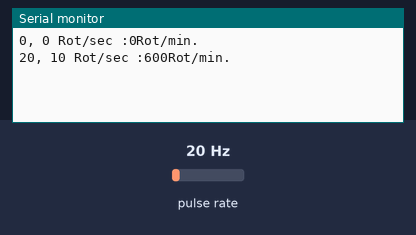
Recording of a sketch running on a simulated ESP8266 (NodeMCU). Parts: the last lines printed to the serial monitor. Wiring (inferred from the names in the program): pulse sensor: data GPIO 2. The inputs (shaded band) are chosen by the test bench; at power-on: pulse rate 20 Hz.

Above: at 1.2 s.
1.3 s: pulse rate (sensor on GPIO 2) set to 4 Hz
At 2.6 s:
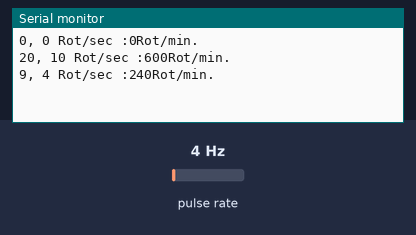
2.8 s: pulse rate (sensor on GPIO 2) set to 50 Hz
At 3.8 s:
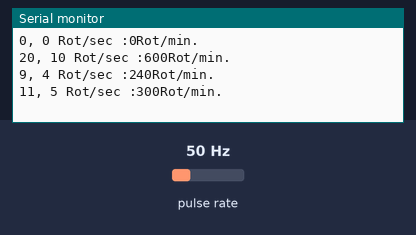
Timing chart, 0 to 5.8 s (numbered marks = the images above; inputs shaded):
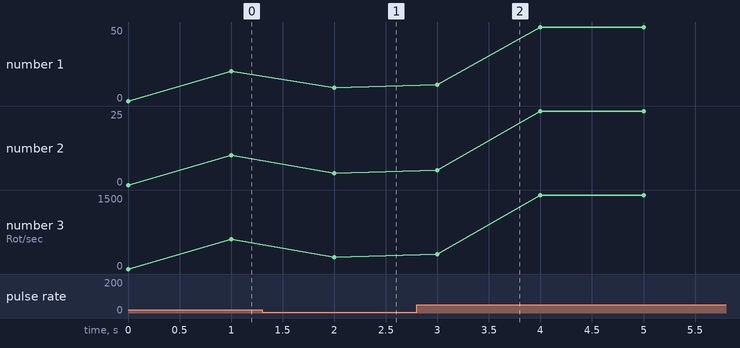

The sketch:

rpm_conter_hw201.ino
```cpp
// to acces to /dev/ttyUSB0 from user 'sudo usermod -a -G dialout $USER'
// IR sensor HW-201 at #2
// DoIt ESP32 DevKit V1

#define SENSOR_PIN 2 //

unsigned long lastflash;
int RPM;
void ICACHE_RAM_ATTR sensor_update() {
  RPM++;
}

void setup() {
  // initialize serial communication at 9600 bits per second:
  Serial.begin(9600);
  pinMode(SENSOR_PIN, INPUT_PULLUP);
  attachInterrupt(digitalPinToInterrupt(SENSOR_PIN), sensor_update, RISING);
}

void loop() {
  noInterrupts();
  int wings= 2;  // no of wings of rotating object, for disc object use 1 with white tape on one side
  int RPMnew = RPM/wings;  //here we used fan which has 3 wings
  Serial.print(RPM);
  Serial.print(", ");
  Serial.print(RPMnew);
  Serial.print(" Rot/sec :");  //Revolutions per second
  Serial.print((RPMnew*60));
  Serial.println("Rot/min. ");   //Revolutions per minute
  RPM=0;
  interrupts();
  delay(1000); //1 sec for real test
}
```

Measured:
- after the input at 1.3 s, the serial monitor: prints a new line after 0.70 s (image 1)
- after the input at 2.8 s, the serial monitor: prints a new line after 0.20 s (image 2)
- plotted number 1: 20 → 9 after the input at 1.3 s, 9 → 50 after the input at 2.8 s
- plotted number 2: 10 → 4 after the input at 1.3 s, 4 → 25 after the input at 2.8 s
- plotted number 3: 600 → 240 after the input at 1.3 s, 240 → 1500 after the input at 2.8 s
